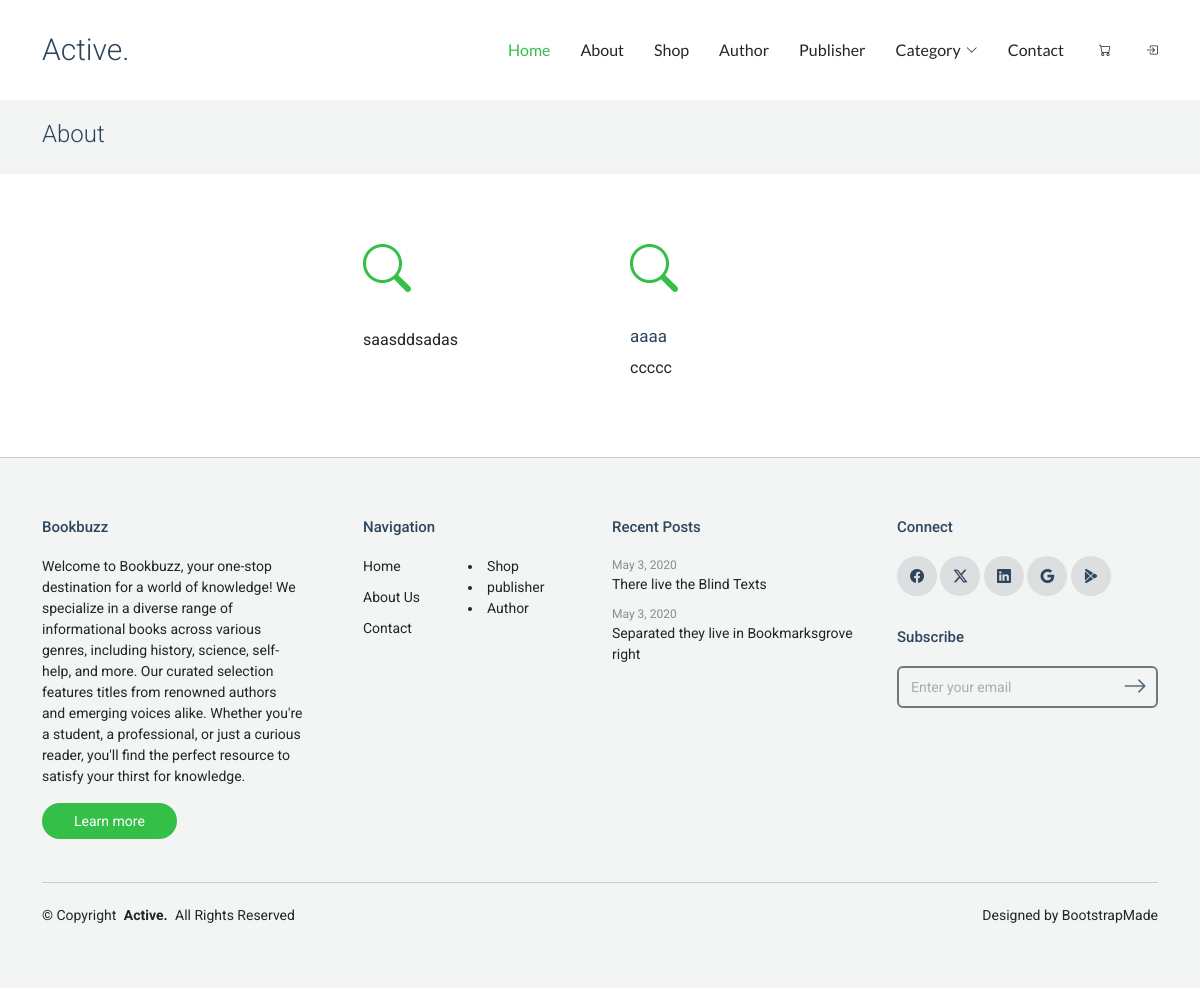
Page /User/about.php on the committed database.
### tables this page shows
CREATE TABLE `about_us` (
  `AboutID` int(11) NOT NULL,
  `Title` varchar(30) NOT NULL,
  `Description` varchar(1000) NOT NULL,
  `Record_insert` timestamp NOT NULL DEFAULT current_timestamp()
);

CREATE TABLE `website_info` (
  `ID` int(11) NOT NULL,
  `Name` varchar(30) NOT NULL,
  `Email` varchar(40) NOT NULL,
  `Description` varchar(1000) NOT NULL,
  `Address` varchar(50) NOT NULL,
  `Phoneno` varchar(15) NOT NULL
);

### User/about.php (the view)
<?php
include("header.php");
?>
 <div class="page-title light-background">
      <div class="container">
        <h1>About</h1>
      </div>
    </div>
    <section id="services-2" class="services-2 section">
      <div class="container">
        <div class="row justify-content-center" data-aos="fade-up">
          <div class="col-md-12 col-lg-6 ps-lg-5">
            <div class="row">
            <?php
                $query = "SELECT * FROM `about_us`";
                $result = mysqli_query($conn, $query);
                while ($row = mysqli_fetch_array($result)) { ?>
              <div class="col-6 col-sm-6 col-md-6 col-lg-6">
                <div class="services-item" data-aos="fade-up" data-aos-delay="">
                  <div class="services-icon">
                    <i class="bi bi-search"></i>
                  </div>
                  <div>
                    <h3><?php echo $row[1]; ?></h3>
                    <p><?php echo $row[2]; ?></p>
                  </div>
                </div>
              </div>
              <?php } ?>
            </div>
          </div>
        </div>
      </div>
    </section>
<?php
include("footer.php");
?>

### User/footer.php (shortened to what this page needs)
</main>
<?php
        $query="SELECT * FROM website_info order by id desc limit 1";
        $result=mysqli_query($conn,$query);
        while($row=mysqli_fetch_array($result))
        { ?>
<footer id="footer" class="footer light-background">
    <div class="container">
      <div class="row g-4">
        <div class="col-md-6 col-lg-3 mb-3 mb-md-0">
          <div class="widget">
            <h3 class="widget-heading"><?php echo $row[1]; ?></h3>
            <p class="mb-4">
            <?php echo $row[3]; ?>
            </p>
            <p class="mb-0">
              <a href="#" class="btn-learn-more">Learn more</a>
            </p>
          </div>
        </div>
        <div class="col-md-6 col-lg-3 ps-lg-5 mb-3 mb-md-0">
          <div class="widget">
            <h3 class="widget-heading">Navigation</h3>
            <ul class="list-unstyled float-start me-5">
              <li><a href="index.php">Home</a></li>
              <li><a href="about.php">About Us</a></li>
              <li><a href="contact.php">Contact</a></li>
            </ul>
              <li><a href="Featured.php">Shop</a></li>
              <li><a href="Publisher.php">publisher</a></li>
              <li><a href="Author.php">Author</a></li>
          </div>
        </div>
        <div class="col-md-6 col-lg-3 pl-lg-5">
          <div class="widget">
            <h3 class="widget-heading">Recent Posts</h3>
            <ul class="list-unstyled footer-blog-entry">
              <li>
                <span class="d-block date">May 3, 2020</span>
                <a href="#">There live the Blind Texts</a>
              </li>
              <li>
                <span class="d-block date">May 3, 2020</span>
                <a href="#">Separated they live in Bookmarksgrove right</a>
              </li>
            </ul>
          </div>
        </div>
        <div class="col-md-6 col-lg-3 pl-lg-5">
          <div class="widget">
            <h3 class="widget-heading">Connect</h3>
            <ul class="list-unstyled social-icons light mb-3">
              <li>
                <a href="#"><span class="bi bi-facebook"></span></a>
              </li>
              <li>
                <a href="#"><span class="bi bi-twitter-x"></span></a>
              </li>
              <li>
                <a href="#"><span class="bi bi-linkedin"></span></a>
              </li>
              <li>
                <a href="#"><span class="bi bi-google"></span></a>
              </li>
              <li>
                <a href="#"><span class="bi bi-google-play"></span></a>
              </li>
            </ul>
          </div>
          <div class="widget">
            <div class="footer-subscribe">
              <h3 class="widget-heading">Subscribe</h3>
              <form action="forms/newsletter.php" method="post" class="php-email-form">
                <div class="mb-2">
                  <input type="text" class="form-control" name="email" placeholder="Enter your email">
                  <button type="submit" class="btn btn-link">
                    <span class="bi bi-arrow-right"></span>
                  </button>
                </div>
              </form>
            </div>
          </div>
        </div>
      </div>
      <div class="copyright d-flex flex-column flex-md-row align-items-center justify-content-md-between">
        <p>© <span>Copyright</span> <strong class="px-1 sitename">Active.</strong> <span>All Rights Reserved</span></p>
        <div class="credits">
          Designed by <a href="https://bootstrapmade.com/">BootstrapMade</a>
        </div>
      </div>
    </div>
  </footer>
  <?php } ?>

### User/assets/css/main.css (style rules this page uses)
:root { --default-font: "Roboto", system-ui, -apple-system, "Segoe UI", Roboto, "Helvetica Neue", Arial, "Noto Sans", "Liberation Sans", sans-serif, "Apple Color Emoji", "Segoe UI Emoji", "Segoe UI Symbol", "Noto Color Emoji"; --heading-font: "Roboto", sans-serif; --nav-font: "Lato", sans-serif; }
:root { --background-color: #ffffff; --default-color: #212529; --heading-color: #2d465e; --accent-color: #34bf49; --surface-color: #ffffff; --contrast-color: #ffffff; }
:root { --nav-color: #212529; --nav-hover-color: #34bf49; --nav-mobile-background-color: #ffffff; --nav-dropdown-background-color: #ffffff; --nav-dropdown-color: #212529; --nav-dropdown-hover-color: #34bf49; }
.light-background { --background-color: #f3f4f4; --surface-color: #ffffff; }
:root { scroll-behavior: smooth; }
body { color: var(--default-color); background-color: var(--background-color); font-family: var(--default-font); }
a { color: var(--accent-color); text-decoration: none; transition: 0.3s; }
h1, h2, h3, h4, h5, h6 { color: var(--heading-color); font-family: var(--heading-font); }
.footer { background-color: var(--background-color); color: var(--default-color); padding: 60px 0; font-size: 14px; border-top: 1px solid color-mix(in srgb, var(--default-color), transparent 80%); }
.footer a { color: var(--default-color) !important; }
.footer .copyright { margin-top: 50px; position: relative; padding-top: 20px; border-top: 1px solid color-mix(in srgb, var(--default-color), transparent 80%); }
.footer .copyright p, .footer .copyright .credits { margin: 2px 0; }
.footer .btn-learn-more { background-color: var(--accent-color); border-radius: 30px; padding: 8px 30px; border: 2px solid transparent; transition: 0.3s all ease-in-out; font-size: 14px; color: var(--contrast-color) !important; }
.footer .widget .widget-heading { font-size: 15px; color: var(--heading-color); margin-bottom: 20px; }
.footer .widget ul li { margin-bottom: 10px; line-height: 1.5; }
.footer .widget ul li a { color: color-mix(in srgb, var(--heading-color), transparent 50%); }
.footer .widget .footer-blog-entry .date { color: color-mix(in srgb, var(--default-color), transparent 50%); font-size: 12px; }
.footer .social-icons li { display: inline-block; }
.footer .social-icons li a { display: inline-block; width: 40px; height: 40px; position: relative; border-radius: 50%; background: color-mix(in srgb, var(--default-color), transparent 90%); }
.footer .social-icons li a span { color: color-mix(in srgb, var(--heading-color), transparent 0%); position: absolute; top: 50%; left: 50%; transform: translate(-50%, -50%); transition: 0.3s all ease-in-out; }
.footer .social-icons li:first-child a { padding-left: 0; }
.footer .footer-subscribe form { position: relative; }
.footer .footer-subscribe .form-control { font-size: 14px; height: 42px; border: 2px solid color-mix(in srgb, var(--default-color), transparent 40%); background: none; color: var(--heading-color); padding-right: 40px; }
.footer .footer-subscribe .form-control::placeholder { color: color-mix(in srgb, var(--heading-color), transparent 60%); }
.footer .footer-subscribe .btn-link { padding: 0; margin: 0; font-size: 1.5rem; background-color: none; border-color: none; position: absolute; line-height: 0; color: color-mix(in srgb, var(--heading-color), transparent 20%); top: 20px; right: 10px; transform: translateY(-50%) rotate(0deg); }
.page-title { color: var(--default-color); background-color: var(--background-color); padding: 20px 0; position: relative; }
.page-title h1 { font-size: 24px; font-weight: 300; margin: 0 0 5px 0; }
section, .section { color: var(--default-color); background-color: var(--background-color); padding: 60px 0; scroll-margin-top: 100px; overflow: clip; }
.services-2 p { line-height: 1.7; color: var(--default-color); }
.services-2 .services-item .services-icon { color: var(--accent-color); margin-bottom: 20px; }
.services-2 .services-item .services-icon i { font-size: 48px; }
.services-2 .services-item h3 { font-size: 17px; font-weight: 400; color: var(--heading-color); }

### rows in the picture
about_us: Description "saasddsadas"
about_us: Title "aaaa", Description "ccccc"
website_info: Name "Bookbuzz", Description "Welcome to Bookbuzz, your one-stop destination for a world of knowledge! We specialize in a diverse range of informational books across various genres, including history, science, self-help, and more. Our curated selection features titles from renowned authors and emerging voices alike. Whether you're a student, a professional, or just a curious reader, you'll find the perfect resource to satisfy your thirst for knowledge."
